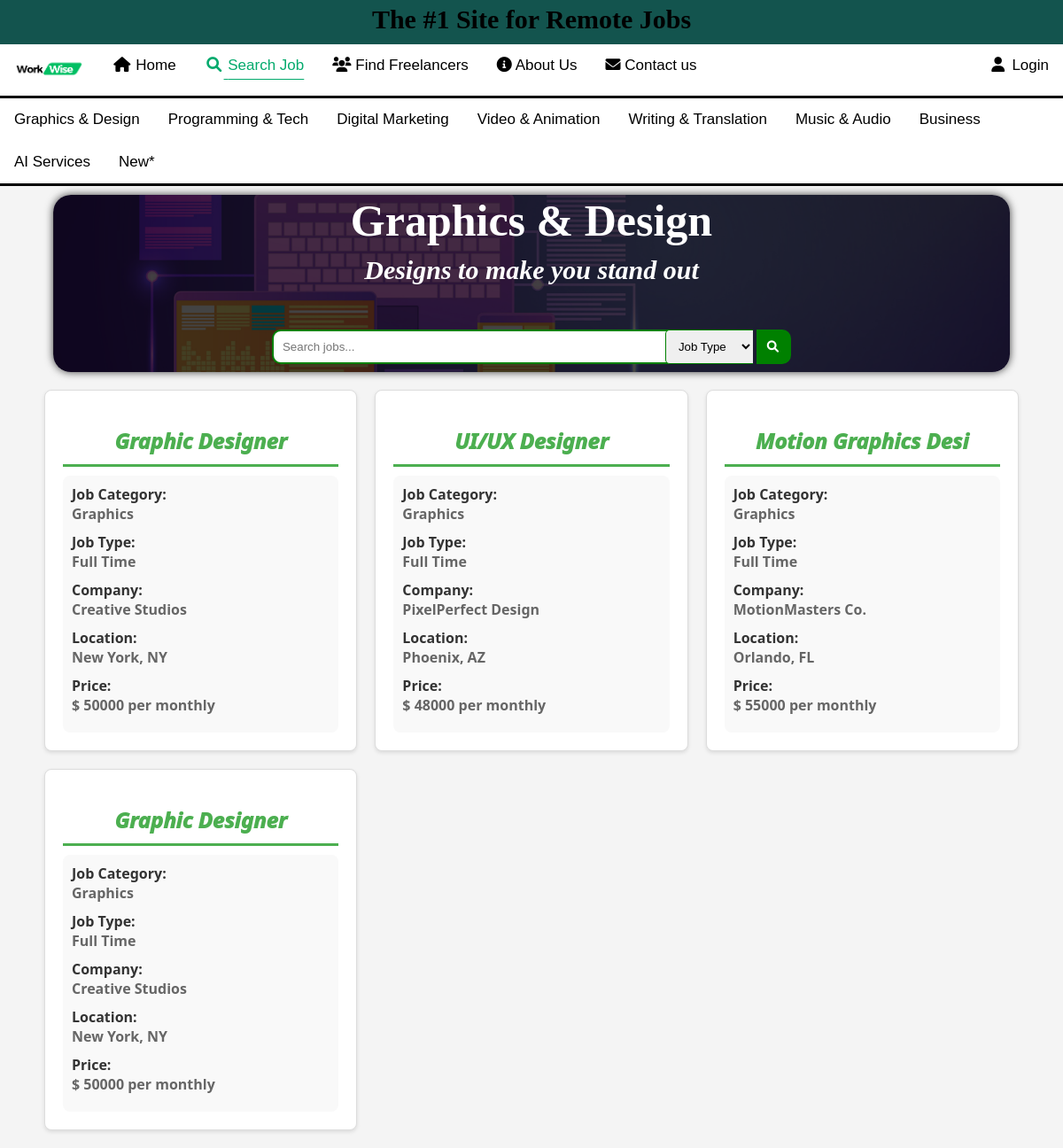
The page /PHP/job_category.php?ctg=Graphics on the database its author committed.
### tables this page shows
CREATE TABLE `jobtable` (
  `jobId` int(10) NOT NULL,
  `userId` int(11) NOT NULL,
  `category` varchar(32) NOT NULL,
  `title` varchar(20) NOT NULL,
  `jobType` varchar(10) NOT NULL,
  `company` varchar(20) NOT NULL,
  `location` varchar(32) NOT NULL,
  `price` int(10) NOT NULL,
  `exitDay` date NOT NULL,
  `responsibilities` varchar(120) NOT NULL,
  `requirements` varchar(200) NOT NULL,
  `payment` int(11) NOT NULL
);

### PHP/job_category.php (the view, shortened to what this page needs)
<?php include("conn.php"); ?>
<?php
$ctg=$_GET["ctg"];
if (isset($_GET["search"]) || isset($_GET["filter"])) {
    $search1 = $_GET["search"];
    $filter = $_GET["filter"];
    $search = mysqli_real_escape_string($conn, $search1);
    if (!empty($search)) {
        if ($filter == "All Type") {
            $sql = "SELECT * FROM jobtable WHERE category='$ctg' AND (title LIKE '%$search%' OR company LIKE '%$search%' OR location LIKE '%$search%' OR price LIKE '%$search%' OR exitDay LIKE '%$search%')";
            $result = mysqli_query($conn, $sql);
            if ($result == false) {
            }
        } else if ($filter == "Full Time" || $filter == "Part Time") {
            $sql = "SELECT * FROM jobtable WHERE category='$ctg' AND (title LIKE '%$search%' OR company LIKE '%$search%' OR location LIKE '%$search%' OR price LIKE '%$search%' OR exitDay LIKE '%$search%') AND jobType = '$filter'";
            $result = mysqli_query($conn, $sql);
            if ($result == false) {
            }
        } else {
        }
    } else {
        if ($filter == "Full Time" || $filter == "Part Time") {
            $sql = "SELECT * FROM jobtable WHERE category='$ctg' AND jobType = '$filter'";
            $result = mysqli_query($conn, $sql);
            if ($result == false) {
                $note = "Data not found.";
            }
        } else {
            $sql = "SELECT * FROM jobtable WHERE category='$ctg' ";
        }
    }
} else {
    $sql = "SELECT * FROM jobtable WHERE category='$ctg'";
}
$result = mysqli_query($conn, $sql);
?>
<!DOCTYPE html>
<html lang="en">
<head>
    <link rel="stylesheet" href="https://cdnjs.cloudflare.com/ajax/libs/font-awesome/4.7.0/css/font-awesome.min.css">
    <link rel="stylesheet" href="../CSS/job_list.css">
    <link rel="stylesheet" href="https://cdnjs.cloudflare.com/ajax/libs/font-awesome/6.0.0/css/all.min.css">
</head>
<body>
    <header>
        <link rel="stylesheet" href="../CSS/header.css">
        <div class="headerbar">
            <h3>The #1 Site for Remote Jobs</h3>
        </div>
    </header>
    <?php include_once("navbar.php"); ?>
    <?php include_once("ctg_bar.php"); ?>
    <form action="job_category.php" method="get">
        <div class="searchbar" id="seardiv" >
            <?php
            $ctg=$_GET['ctg'];
            if($ctg=='Graphics'){
                $c1='Graphics & Design';
                $c2='Designs to make you stand out';
            } elseif($ctg=='Programming'){
                $c1='Programming & Tech';
                $c2='You think it. A programmer develops it';
            }
             ?>
            <h1 id="ctg_name"><?php echo $c1;?></h1>
            <h3 id="ctg_ds"><?php echo $c2;?></h3>
            <input id="fsearch" type="search" name="search" placeholder="<?php if (isset($_GET["search"])) {
                                                                echo $_GET["search"];
                                                            } else {
                                                                echo "Search jobs...";
                                                            } ?>">
            <select name="filter"  id="idcheck " >
                <option value="All Type">Job Type</option>
            </select>
            <button type="submit"    name="submit"><i class="fa fa-fw fa-search"></i></button>
        </div>
    </form>
    <div class="job_listings">
        <div class="job_row">
            <?php
            if ($result && mysqli_num_rows($result) > 0) {
                while ($row = mysqli_fetch_assoc($result)) {
                    ?>
                    <div class="job">
                        <h2>
                            <?php echo $row["title"]; ?>
                        </h2>
                        <div class="job_details">
                            <h4>Job Category:</h4>
                            <p>
                                <?php echo $row['category']; ?>
                            </p>
                            <h4>Job Type:</h4>
                            <p>
                                <?php echo $row['jobType']; ?>
                            </p>
                            <h4>Company:</h4>
                            <p>
                                <?php echo $row['company']; ?>
                            </p>
                            <h4>Location:</h4>
                            <p>
                                <?php echo $row['location']; ?>
                            </p>
                            <h4>Price:</h4>
                            <p>$
                                <?php echo $row['price']; ?> per monthly
                            </p>
                        </div>
                    </div>
                    <?php
                }
                ?>
            </div>
        </div>
        <?php
            }
?>
</body>
</html>

### CSS/job_list.css (style rules this page uses)
body { margin: 0; padding: 0; background-color: #f4f4f4; }
.searchbar { width: 100%; text-align: center; justify-content: center; }
input , button,select { margin-top: 50px; padding: 10px; border-style: solid; border-color: green; }
.searchbar input { width: 50%; border-top-left-radius: 10px; border-bottom-left-radius: 10px; border-right-style: none; }
.searchbar button { border-top-right-radius: 10px; border-bottom-right-radius: 10px; border-left-style: none; background-color: green; margin-left: 0; }
select { border-radius: 5px; border-top-right-radius: 0; border-bottom-right-radius: 0; border-style: solid; border-right-style: none; margin-left: -100px; position: sticky; }
button i { color: white; }
.job_listings { font-family: 'Segoe UI', Tahoma, Geneva, Verdana, sans-serif; max-width: 1100px; margin: 20px auto; }
.job_row { display: grid; grid-template-columns: repeat(3, 1fr); gap: 20px; }
.job { border: 1px solid #ddd; background-color: #fff; padding: 20px; border-radius: 8px; box-shadow: 0 2px 4px rgba(0, 0, 0, 0.1); transition: transform 0.3s ease-in-out; }
h2 { text-align: center; font-style: italic; font-weight: 1000; margin-bottom: 10px; color: #4CAF50; padding-bottom: 10px; border-bottom-style: solid; }
p { color: #666; font-weight: 600; margin-bottom: 8px; padding-bottom: 10px; }
.job_details { background-color: #f9f9f9; padding: 10px; border-radius: 8px; }
.job_details h4 { margin: 0; color: #333; }
.job_details p { margin: 0; color: #666; }

### CSS/header.css (style rules this page uses)
body { margin: 0; }
.headerbar { margin-top: -30px; padding: 0; height: 50px; background-color: #13544e; }
.headerbar h3 { padding: 5px; text-align: center; font-size: 30px; }

### PHP/job_category.php (style rules this page uses)
#seardiv { background-image: url(../Image/Home/ctg4.png); background-position: center; background-size: cover; background-repeat: none; width: 90%; height: 200px; margin: 10px auto; border-radius: 20px; box-shadow: 0px 0px 10px 0px rgba(0, 0, 0, 0.75); }
#ctg_name { color: white; font-weight: 1500; color: white; font-size: 50px; margin: 0; }
#ctg_ds { font-size: 30px; font-style: italic; color: white; font-weight: 800; margin: 10px 0 0 0 ; }

### rows shown on the page
jobtable: title "Graphic Designer", category "Graphics", jobType "Full Time", company "Creative Studios", location "New York, NY", price "50000"
jobtable: title "UI/UX Designer", category "Graphics", jobType "Full Time", company "PixelPerfect Design", location "Phoenix, AZ", price "48000"
jobtable: title "Motion Graphics Desi", category "Graphics", jobType "Full Time", company "MotionMasters Co.", location "Orlando, FL", price "55000"
jobtable: title "Graphic Designer", category "Graphics", jobType "Full Time", company "Creative Studios", location "New York, NY", price "50000"

### other values the page prints
$c1 "Graphics & Design"
$c2 "Designs to make you stand out"
